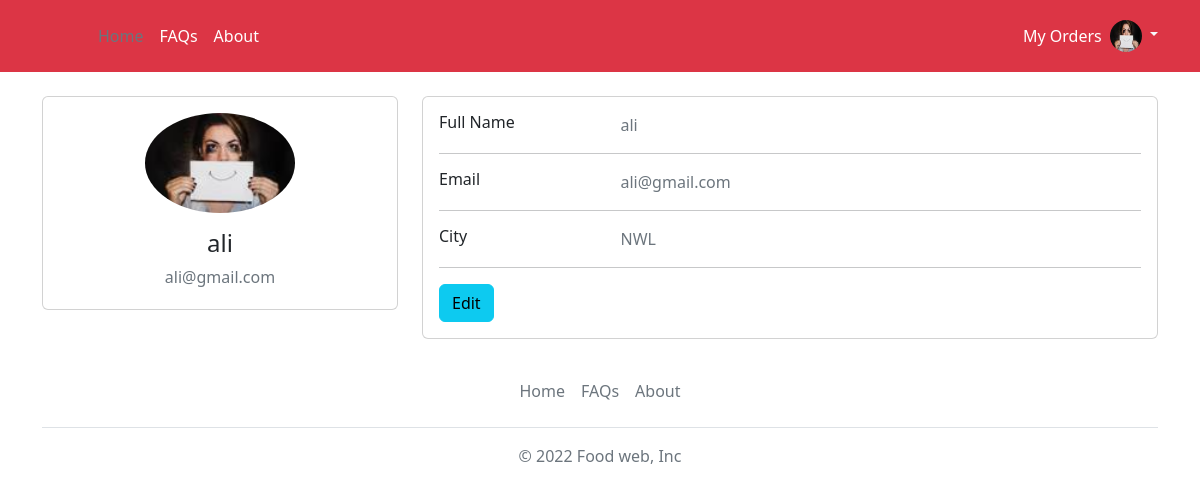
Page /account (signed in) on the committed database.
### foodwebsite/model.py (models this page shows)
class User(db.Model , UserMixin):
    id = db.Column(db.Integer , primary_key = True)
    username = db.Column(db.String(30) , nullable = False)
    email = db.Column(db.String(50) , nullable = False , unique = True )
    image_file = db.Column(db.String(50) , nullable= False , default = 'default.png')
    password = db.Column(db.String(50) , nullable = False )
    city = db.Column(db.String(30))
    restaurant = db.relationship('Restaurant' , backref = 'author',lazy = True)
    order = db.relationship('Orders' , backref = 'order_by',lazy = True)
    cart = db.relationship('Cart' , backref = 'placed_by',lazy = True)

### foodwebsite/user/routes.py (the view)
@users.route('/account')
@login_required
def account():
    image_file = url_for("static" , filename ='profiles/' + current_user.image_file)
    return render_template('account.html' , title = current_user.username , image_file = image_file)

### foodwebsite/model.py (called while the page is built)
@login_manager.user_loader
def user_loader(user_id):
    return User.query.get(int(user_id))

### foodwebsite/templates/account.html
{% extends 'base.html' %}
{% block content %}
<div class="container mt-4">
    <div class="main-body">
          <div class="row gutters-sm">
            <div class="col-md-4 mb-3">
              <div class="card">
                <div class="card-body">
                  <div class="d-flex flex-column align-items-center text-center">
                    <img src="{{image_file}}" alt="Admin" class="rounded-circle" width="150">
                    <div class="mt-3">
                      <h4>{{ current_user.username }}</h4>
                      <p class="text-secondary mb-1">{{ current_user.email }}</p>
                    </div>
                  </div>
                </div>
              </div>
            </div>
            <div class="col-md-8">
              <div class="card mb-3">
                <div class="card-body">
                  <div class="row">
                    <div class="col-sm-3">
                      <h6 class="mb-0">Full Name</h6>
                    </div>
                    <div class="col-sm-9 text-secondary">
                      {{ current_user.username }}
                    </div>
                  </div>
                  <hr>
                  <div class="row">
                    <div class="col-sm-3">
                      <h6 class="mb-0">Email</h6>
                    </div>
                    <div class="col-sm-9 text-secondary">
                     {{ current_user.email }}
                    </div>
                  </div>
                  <hr>
                  <div class="row">
                    <div class="col-sm-3">
                      <h6 class="mb-0">City</h6>
                    </div>
                    <div class="col-sm-9 text-secondary">
                      {{ current_user.city }}
                    </div>
                  </div>
                  <hr>
                  <div class="row">
                    <div class="col-sm-12">
                      <a class="btn btn-info "   href="{{ url_for('users.edit_account') }}">Edit</a>
                    </div>
                  </div>
                </div>
              </div>
            </div>
          </div>
        </div>
    </div>
{% endblock %}

### foodwebsite/templates/base.html (shortened to what this page needs)
<!doctype html>
<html lang="en" >
  <head>
    <link href="https://cdn.jsdelivr.net/npm/bootstrap@5.2.0/dist/css/bootstrap.min.css" rel="stylesheet">
  </head>
  <body>
     <header class="p-3 text-bg-danger">
    <div class="container">
      <div class="d-flex flex-wrap align-items-center justify-content-center justify-content-lg-start">
        <a href="/" class="d-flex align-items-center mb-2 mb-lg-0 text-white text-decoration-none">
          <svg class="bi me-2" width="40" height="32" role="img" aria-label="Bootstrap"><use xlink:href="#bootstrap"/></svg>
        </a>
        <ul class="nav col-12 col-lg-auto me-lg-auto mb-2 justify-content-center mb-md-0">
          <li><a href="{{ url_for('views.home') }}" class="nav-link px-2 text-secondary">Home</a></li>
          <li><a href="{{ url_for('views.faqs') }}" class="nav-link px-2 text-white">FAQs</a></li>
          <li><a href="{{ url_for('views.about') }}" class="nav-link px-2 text-white">About</a></li>
        </ul>
        {% if current_user.is_authenticated %}
        <div class="row m-2"><a class="dropdown-item" href="{{ url_for('orders.my_orders') }}">My Orders</a></div>
        <div class="dropdown text-end">
          <a href="#" class="d-block link-light text-decoration-none dropdown-toggle " data-bs-toggle="dropdown" aria-expanded="false">
            <img src="{{ url_for('static' , filename='profiles/' + current_user.image_file ) }}" alt="mdo" width="32" height="32" class="rounded-circle">
          </a>
        </div>
        {% else %}
        <div class="text-end">
          <a   type="button" class="btn btn-outline-light me-2" href="{{ url_for('auth.login') }}">Login</a>
          <a type="button" class="btn btn-success" href="{{ url_for('auth.register') }}">Sign-up</a>
        </div>
        {% endif %}
      </div>
    </div>
  </header>
    {% block content %}
    {% endblock %}
    <div class="container ">
  <footer class="footer mt-auto py-3 ">
    <ul class="nav justify-content-center border-bottom pb-3 mb-3">
      <li class="nav-item"><a href="{{ url_for('views.home') }}" class="nav-link px-2 text-muted">Home</a></li>
      <li class="nav-item"><a href="{{ url_for('views.faqs') }}" class="nav-link px-2 text-muted">FAQs</a></li>
      <li class="nav-item"><a href="{{ url_for('views.about') }}" class="nav-link px-2 text-muted">About</a></li>
    </ul>
    <p class="text-center text-muted">&copy; 2022 Food web, Inc</p>
  </footer>
</div>
  </body>
</html>

### rows in the picture
User: image_file (picture), username "ali", email "ali@gmail.com", city "NWL"
